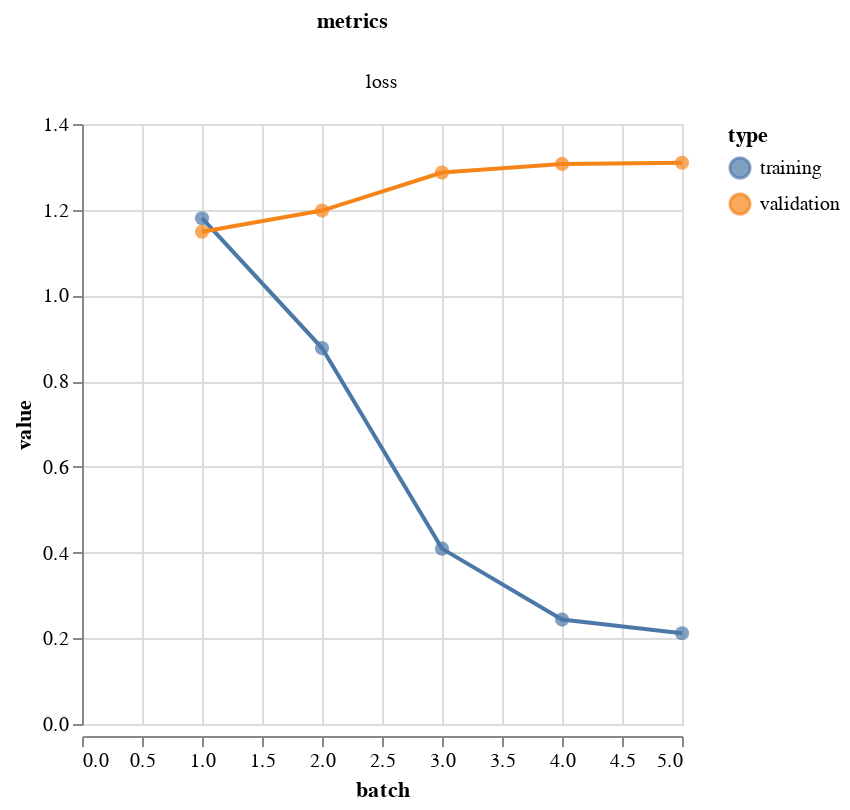

Notebook code for this chart:
### Code cell
metrics(output.history)

### Figure 1 — Vega-Lite specification as saved in the notebook (floating-point values rounded to 4 significant figures)
{"config": {"view": {"continuousWidth": 400, "continuousHeight": 300}}, "data": {"name": "data-1ef16ed3234f792fe361d95fcee0e182"}, "facet": {"column": {"type": "nominal", "field": "metrics"}}, "spec": {"layer": [{"mark": {"type": "circle", "size": 50}, "encoding": {"color": {"type": "nominal", "field": "type"}, "tooltip": [{"type": "quantitative", "field": "batch"}, {"type": "quantitative", "field": "value"}], "x": {"type": "quantitative", "field": "batch"}, "y": {"type": "quantitative", "field": "value"}}, "height": 300, "width": 300}, {"mark": "line", "encoding": {"color": {"type": "nominal", "field": "type"}, "x": {"type": "quantitative", "field": "batch"}, "y": {"type": "quantitative", "field": "value"}}, "height": 300, "width": 300}]}, "resolve": {"scale": {"y": "independent"}}, "$schema": "https://vega.github.io/schema/vega-lite/v4.8.1.json", "datasets": {"data-1ef16ed3234f792fe361d95fcee0e182": [{"batch": 1, "value": 1.18, "type": "training", "metrics": "loss"}, {"batch": 2, "value": 0.8772, "type": "training", "metrics": "loss"}, {"batch": 3, "value": 0.4092, "type": "training", "metrics": "loss"}, {"batch": 4, "value": 0.2437, "type": "training", "metrics": "loss"}, {"batch": 5, "value": 0.2117, "type": "training", "metrics": "loss"}, {"batch": 1, "value": 1.148, "type": "validation", "metrics": "loss"}, {"batch": 2, "value": 1.198, "type": "validation", "metrics": "loss"}, {"batch": 3, "value": 1.287, "type": "validation", "metrics": "loss"}, {"batch": 4, "value": 1.307, "type": "validation", "metrics": "loss"}, {"batch": 5, "value": 1.31, "type": "validation", "metrics": "loss"}]}}
